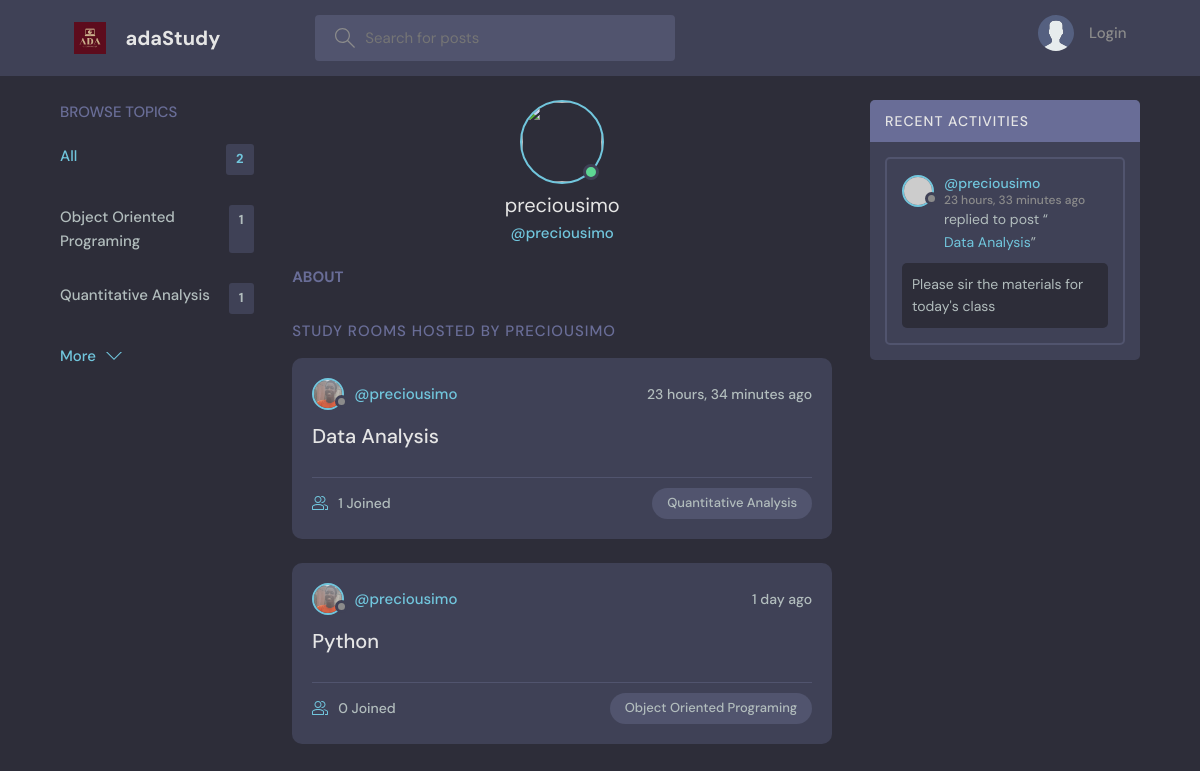
Screenshot of /profile/10/ with the database file from the repository.
### base/models.py (models this page shows, shortened)
class Topic(models.Model):
    name = models.CharField(max_length=200)

class User(AbstractUser):
    username = models.CharField(max_length=30, unique=True)
    name = models.CharField(max_length=200, null=True)
    email = models.EmailField(unique=True, null=True)
    bio = models.TextField(null=True)
    avatar = models.ImageField(null=True, default="avatar.svg")
    USERNAME_FIELD = 'username'
    REQUERID_FIELDS = ['email']

class Room(models.Model):
    host = models.ForeignKey(User, on_delete=models.SET_NULL, null=True)
    topic = models.ForeignKey(Topic, on_delete=models.SET_NULL, null=True)
    name = models.CharField(max_length=200)
    description = models.TextField(null=True, blank=True)
    participants = models.ManyToManyField(
        User, related_name='participants', blank=True)
    updated = models.DateTimeField(auto_now=True)
    created = models.DateTimeField(auto_now_add=True)
    class Meta:
        ordering = ['-updated', '-created']
    def __str__(self):
        return self.name

class Message(models.Model):
    user = models.ForeignKey(User, on_delete=models.CASCADE)
    room = models.ForeignKey(Room, on_delete=models.CASCADE)
    body = models.TextField()
    updated = models.DateTimeField(auto_now=True)
    created = models.DateTimeField(auto_now_add=True)
    class Meta:
        ordering = ['-updated', '-created']

### base/views.py (the view)
# urls.py: path('profile/<str:pk>/', views.userProfile, name="user-profile"),
def userProfile(request, pk):
    user = User.objects.get(id=pk)
    rooms = user.room_set.all()
    room_messages = user.message_set.all()
    topics = Topic.objects.all()
    context = {'user': user, 'rooms': rooms,
               'room_messages': room_messages, 'topics': topics}
    return render(request, 'base/profile.html', context)

### base/templates/base/profile.html (shortened to what this page needs)
{% extends 'main.html' %} {% block content %}
<main class="profile-page layout layout--3">
  <div class="container">
    {% include 'base/topics_component.html'%}
    <div class="roomList">
      <div class="profile">
        <div class="profile__avatar">
          <div class="avatar avatar--large active">
            <img src="{{request.user.avatar.url}}" />
          </div>
        </div>
        <div class="profile__info">
          <h3>{{user.username}}</h3>
          <p>@{{user.username}}</p>
        </div>
        <div class="profile__about">
          <h3>About</h3>
        </div>
      </div>
      <div class="roomList__header">
        <div>
          <h2>Study Rooms Hosted by  {{user.username}}</a>
          </h2>
        </div>
      </div>
      {% include 'base/feed_component.html' %}
    </div>
    {% include 'base/activity_component.html' %}
  </div>
</main>
{% endblock content %}

### base/templates/base/topics_component.html
<div class="topics">
  <div class="topics__header">
    <h2>Browse Topics</h2>
  </div>
  <ul class="topics__list">
    <li>
      <a href="{% url 'home' %}" class="active">All <span>{{topics.count}}</span></a>
    </li>
    {% for topic in topics %}
    <li>
      <a href="{% url 'home' %}?q={{ topic.name }}">{{ topic.name }}<span>{{topic.room_set.all.count}}</span></a>
    </li>
    {% endfor %}
  </ul>
  <a class="btn btn--link" href="{% url 'topics' %}">
            More
            <svg version="1.1" xmlns="http://www.w3.org/2000/svg" width="32" height="32" viewBox="0 0 32 32">
              <title>chevron-down</title>
              <path d="M16 21l-13-13h-3l16 16 16-16h-3l-13 13z"></path>
            </svg>
          </a>
</div>

### base/templates/base/feed_component.html (shortened to what this page needs)
{% for room in rooms %}
<div class="roomListRoom">
    <div class="roomListRoom__header">
        <a href="{% url 'user-profile' room.host.id %}" class="roomListRoom__author">
            <div class="avatar avatar--small">
                <img src="{{room.host.avatar.url}}" />
            </div>
            <span>@{{room.host.username}}</span>
        </a>
        <div class="roomListRoom__actions">
            <span>{{room.created|timesince}} ago</span>
        </div>
    </div>
    <div class="roomListRoom__content">
        <a href="{% url 'room' room.id %}">{{room.name}}</a>
    </div>
    <div class="roomListRoom__meta">
        <a href="{% url 'room' room.id %}" class="roomListRoom__joined">
            {{room.participants.all.count}} Joined
        </a>
        <p class="roomListRoom__topic">{{room.topic.name}}</p>
    </div>
</div>
{% endfor %}

### base/templates/base/activity_component.html (shortened to what this page needs)
<div class="activities">
  <div class="activities__header">
    <h2>Recent Activities</h2>
  </div>
  {% for message in room_messages %}
  <div class="activities__box">
    <div class="activities__boxHeader roomListRoom__header">
      <a href="{% url 'user-profile' message.user.id %}" class="roomListRoom__author">
        <div class="avatar avatar--small">
          <img src="https://randomuser.me/api/portraits/men/11.jpg" />
        </div>
        <p>
          @{{message.user.username}}
          <span>{{message.created|timesince}} ago</span>
        </p>
      </a>
    </div>
    <div class="activities__boxContent">
      <p>replied to post “<a href="{% url 'room' message.room.id %}">{{message.room}}</a>”</p>
      <div class="activities__boxRoomContent">{{message.body}}</div>
    </div>
  </div>
  {% endfor %}
</div>

### rows the page displays
Topic: name "Object Oriented Programing", room_set.all.count "1"
Topic: name "Quantitative Analysis", room_set.all.count "1"
User: username "preciousimo", username "PRECIOUSIMO"
Room: host.avatar (picture), host.username "preciousimo", created "23 hours, 34 minutes", name "Data Analysis", participants.all.count "1", topic.name "Quantitative Analysis"
Room: host.avatar (picture), host.username "preciousimo", created "1 day", name "Python", participants.all.count "0", topic.name "Object Oriented Programing"
Message: user.username "preciousimo", created "23 hours, 33 minutes", room "Data Analysis", body "Please sir the materials for today's class"

### other values shown
{{ topics.count }} "2"
